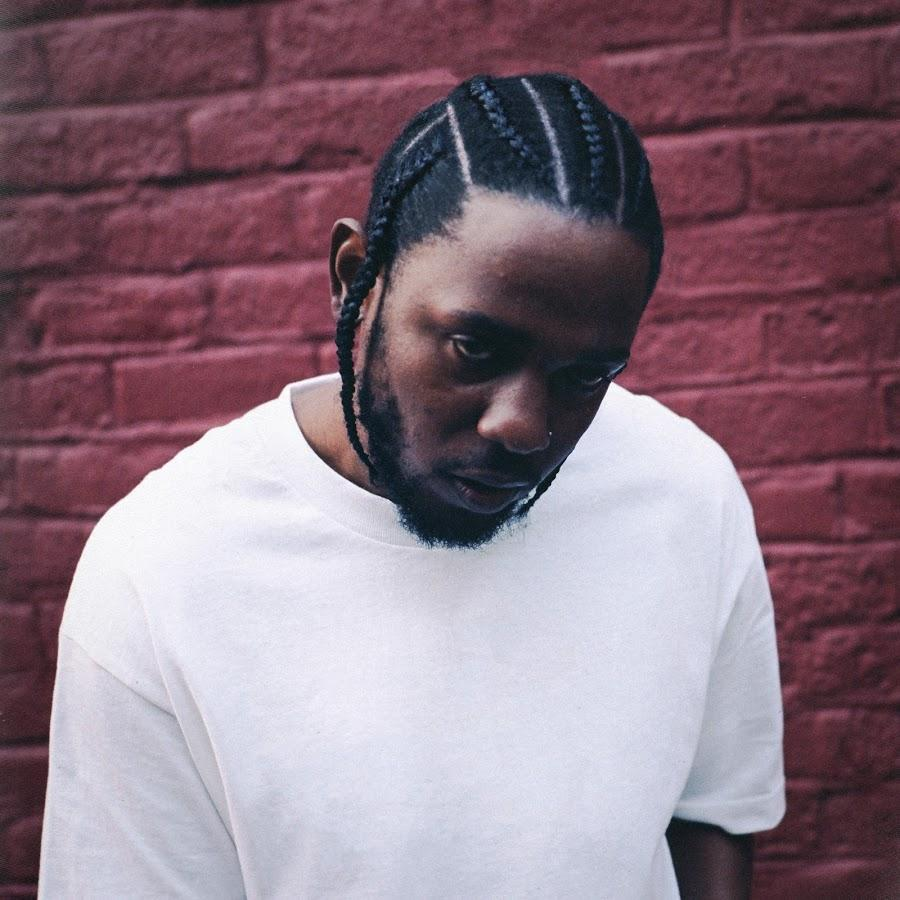
#> input picture resources/damn.jpg, 900 x 900 px
$ python -i deepfry.py   (imports and definitions only)
#> lines starting #> are read from the running program, lines starting #| are printed output that depends on the picture
#> further down, picture is the input picture: PIL image 900x900 RGB; mean R, G, B 139, 117, 129.3
from PIL import Image, ImageOps, ImageEnhance
from io import BytesIO
from enum import Enum
import aiohttp
import math
import argparse
from .base import ImageModule


class DeepfryTypes(Enum):
    """
    Enum for the various possible effects added to the image.
    """
    RED = 1
    BLUE = 2


class Colours:
    RED = (254, 0, 2)
    YELLOW = (255, 255, 15)
    BLUE = (36, 113, 229)
    WHITE = (255,) * 3


def deepfry(img: Image, *, token: str = None, url_base: str = 'westcentralus', session: aiohttp.ClientSession = None, type=DeepfryTypes.RED) -> Image:
    """
    Deepfry an image.

    img: PIL.Image - Image to deepfry.
    [token]: str - Token to use for Microsoft facial recognition API. If this is not supplied, lens flares will not be added.
    [url_base]: str = 'westcentralus' - API base to use. Only needed if your key's region is not `westcentralus`.
    [session]: aiohttp.ClientSession - Optional session to use with API requests. If provided, may provide a bit more speed.
    Returns: PIL.Image - Deepfried image.
    """
#> called with url_base = 'westcentralus'
    img = img.copy().convert('RGB')

    if type not in DeepfryTypes:
        raise ValueError(f'Unknown deepfry type "{type}", expected a value from deeppyer.DeepfryTypes')

    """
    if token:
        req_url = f'https://{url_base}.api.cognitive.microsoft.com/face/v1.0/detect?returnFaceId=false&returnFaceLandmarks=true'
        headers = {
            'Content-Type': 'application/octet-stream',
            'Ocp-Apim-Subscription-Key': token,
            'User-Agent': 'DeepPyer/1.0'
        }
        b = BytesIO()

        img.save(b, 'jpeg')
        b.seek(0)

        if session:
            async with session.post(req_url, headers=headers, data=b.read()) as r:
                face_data = await r.json()
        else:
            async with aiohttp.ClientSession() as s, s.post(req_url, headers=headers, data=b.read()) as r:
                face_data = await r.json()

        if 'error' in face_data:
            err = face_data['error']
            code = err.get('code', err.get('statusCode'))
            msg = err['message']

            raise Exception(f'Error with Microsoft Face Recognition API\n{code}: {msg}')

        if face_data:
            landmarks = face_data[0]['faceLandmarks']

            # Get size and positions of eyes, and generate sizes for the flares
            eye_left_width = math.ceil(landmarks['eyeLeftInner']['x'] - landmarks['eyeLeftOuter']['x'])
            eye_left_height = math.ceil(landmarks['eyeLeftBottom']['y'] - landmarks['eyeLeftTop']['y'])
            eye_left_corner = (landmarks['eyeLeftOuter']['x'], landmarks['eyeLeftTop']['y'])
            flare_left_size = eye_left_height if eye_left_height > eye_left_width else eye_left_width
            flare_left_size *= 4
            eye_left_corner = tuple(math.floor(x - flare_left_size / 2.5 + 5) for x in eye_left_corner)

            eye_right_width = math.ceil(landmarks['eyeRightOuter']['x'] - landmarks['eyeRightInner']['x'])
            eye_right_height = math.ceil(landmarks['eyeRightBottom']['y'] - landmarks['eyeRightTop']['y'])
            eye_right_corner = (landmarks['eyeRightInner']['x'], landmarks['eyeRightTop']['y'])
            flare_right_size = eye_right_height if eye_right_height > eye_right_width else eye_right_width
            flare_right_size *= 4
            eye_right_corner = tuple(math.floor(x - flare_right_size / 2.5 + 5) for x in eye_right_corner)
            """

    # Crush image to hell and back
    img = img.convert('RGB')
    width, height = img.width, img.height
#> width = 900; height = 900
    img = img.resize((int(width ** .75), int(height ** .75)), resample=Image.LANCZOS)
    img = img.resize((int(width ** .88), int(height ** .88)), resample=Image.BILINEAR)
#> img: PIL image 397x397 RGB
    img = img.resize((int(width ** .9), int(height ** .9)), resample=Image.BICUBIC)
#> img: PIL image 455x455 RGB
    img = img.resize((width, height), resample=Image.BICUBIC)
#> img: PIL image 900x900 RGB
    img = ImageOps.posterize(img, 4)

    # Generate red and yellow overlay for classic deepfry effect
    r = img.split()[0]
    r = ImageEnhance.Contrast(r).enhance(2.0)
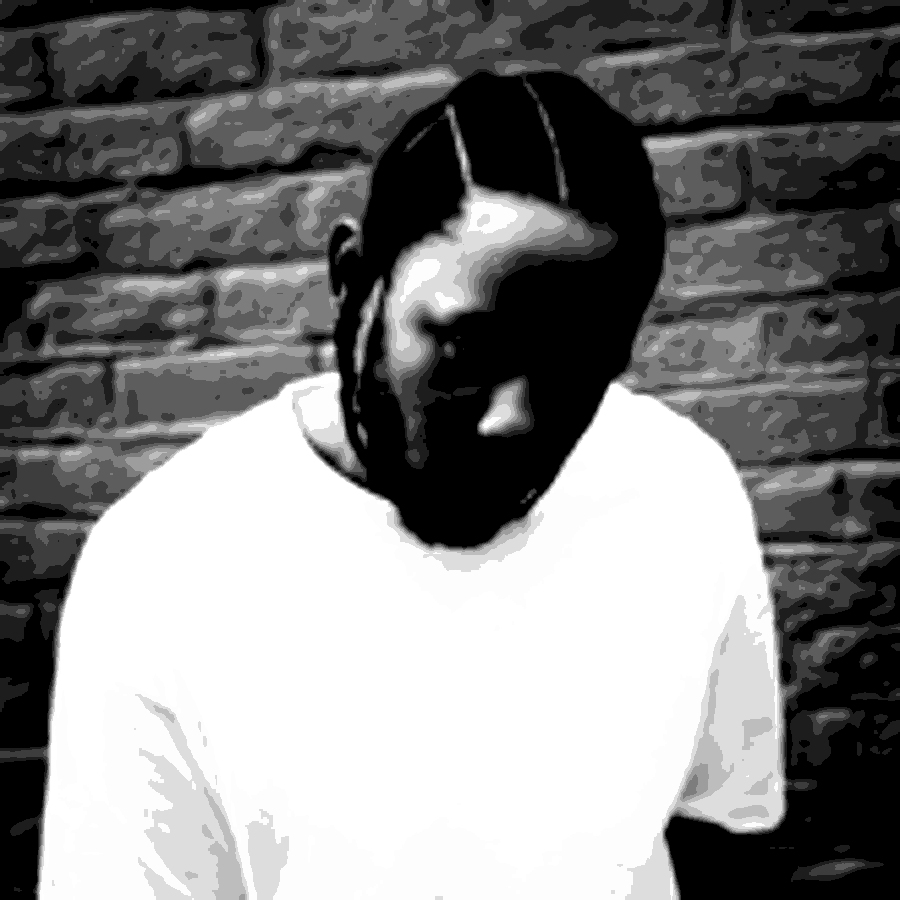
#> r: PIL image 900x900 L; min 0, max 255, mean 128.7
    r = ImageEnhance.Brightness(r).enhance(1.5)
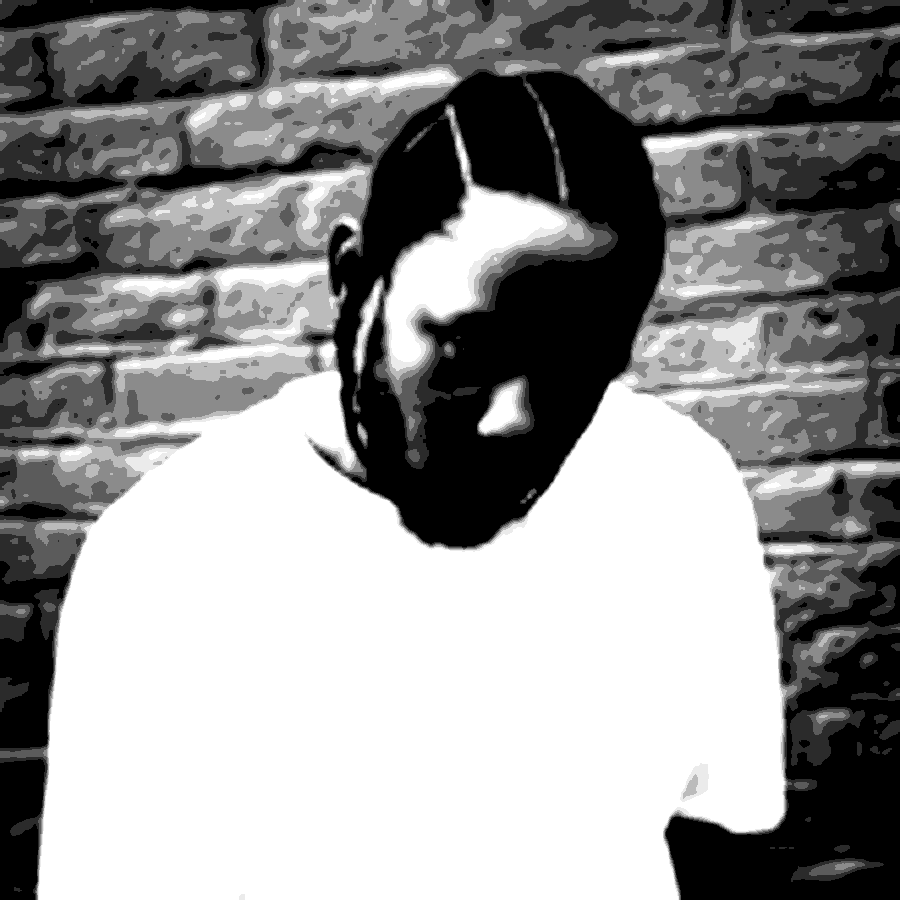
#> r: PIL image 900x900 L; min 0, max 255, mean 147.1

    if type == DeepfryTypes.RED:
        r = ImageOps.colorize(r, Colours.RED, Colours.YELLOW)
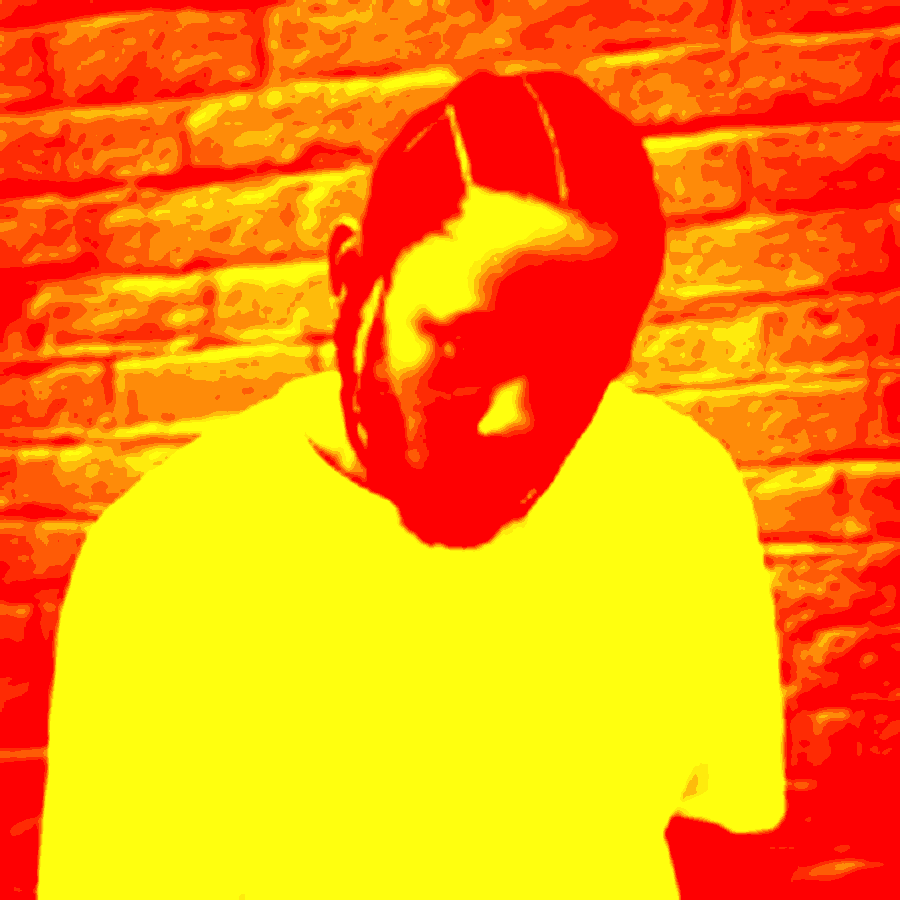
#> r: PIL image 900x900 RGB; mean R, G, B 254.4, 147.1, 9.3
    elif type == DeepfryTypes.BLUE:
        r = ImageOps.colorize(r, Colours.BLUE, Colours.WHITE)

    # Overlay red and yellow onto main image and sharpen the hell out of it
    img = Image.blend(img, r, 0.4)
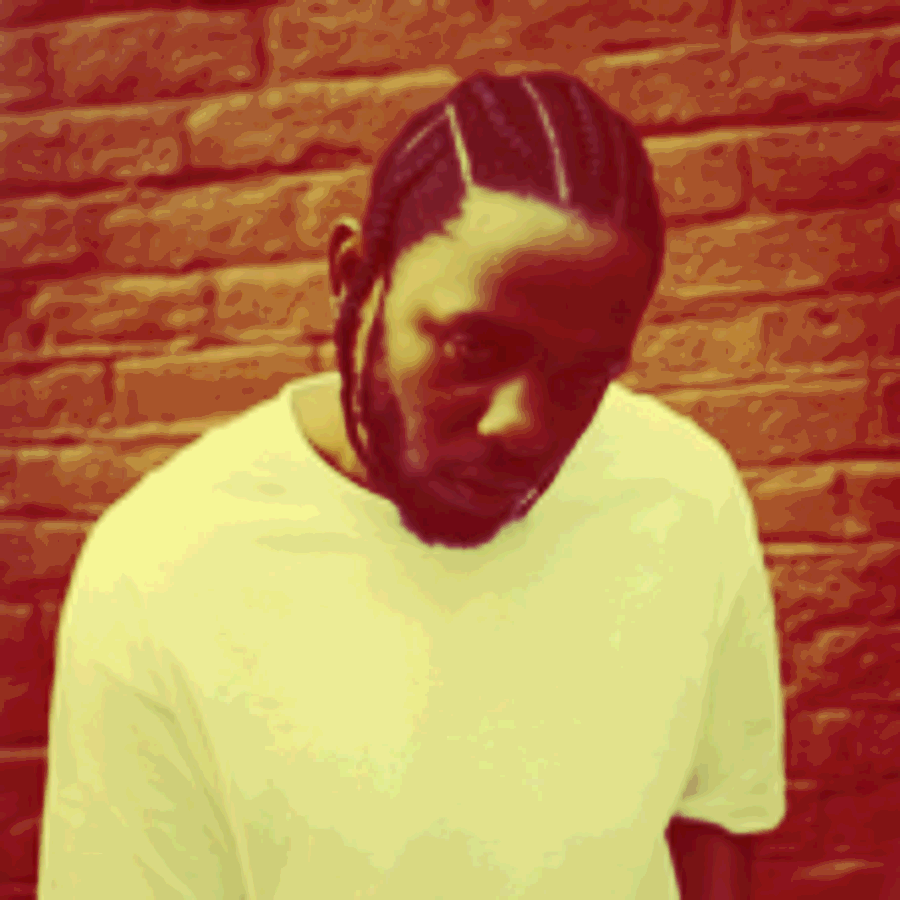
#> img: PIL image 900x900 RGB; mean R, G, B 180.2, 124.1, 76.4
    img = ImageEnhance.Sharpness(img).enhance(100.0)
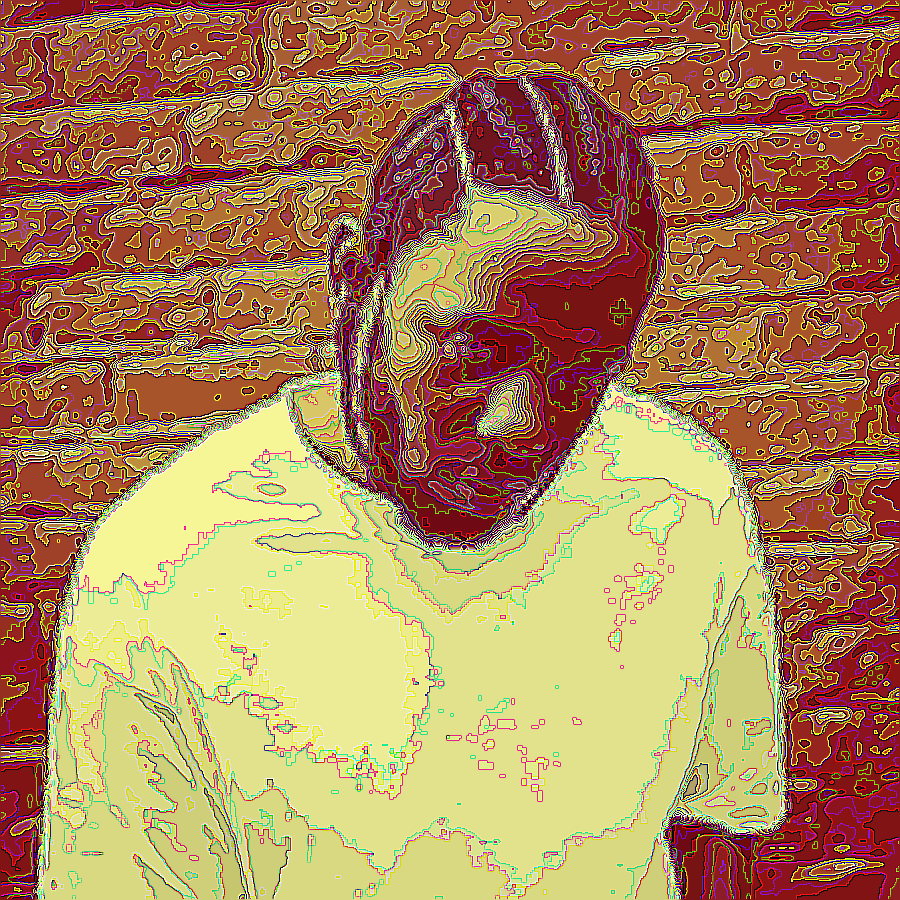
#> img: PIL image 900x900 RGB; mean R, G, B 172.1, 133.1, 88.9

    if token and face_data:
        # Copy and resize flares
        flare = Image.open('./flare.png')
        flare_left = flare.copy().resize((flare_left_size,) * 2, resample=Image.BILINEAR)
        flare_right = flare.copy().resize((flare_right_size,) * 2, resample=Image.BILINEAR)

        del flare

        img.paste(flare_left, eye_left_corner, flare_left)
        img.paste(flare_right, eye_right_corner, flare_right)

    return img


class DeepFry(ImageModule):
    DESCRIPTION = "Deep fry images"

    def response(self, query, message):
        source_url = self.get_source_url(message)
        image = self.pil_from_url(source_url)
        image = deepfry(image)
        return ("", self.upload_pil_image(image, message.token))

>>> from PIL import Image
>>> picture = Image.open('../resources/damn.jpg')
>>> result = deepfry(picture)
